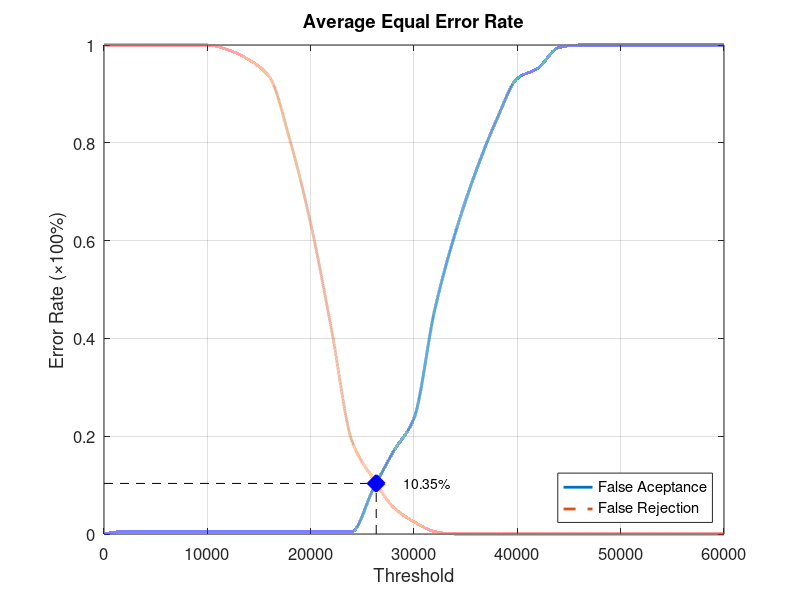
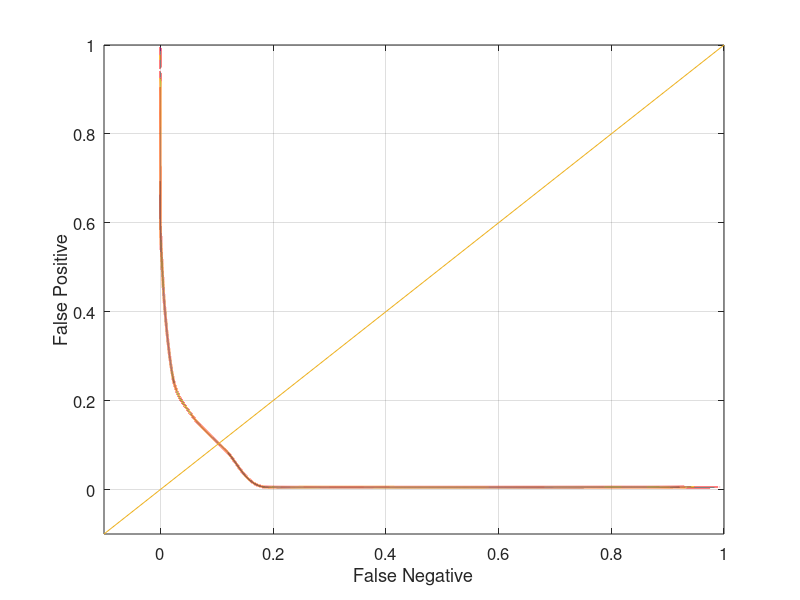

Write the MATLAB code that produced these figures, in order.
function yEER = Database1_3
close all;
clear;
clc;
x = 0:2000:60000;
xq = 0:0.5:60000;

y0 = [0 0.00526316 0.00526316 0.00526316 0.00526316 0.00526316 0.00526316 0.00526316 0.00526316 0.00526316 0.00526316 0.00526316 0.00526316 0.0894737 0.168421 0.236842 0.457895 0.615789 0.742105 0.847368 0.931579 0.952632 0.994737 1 1 1 1 1 1 1 1];
yy0 = interp1(x, y0, xq, 'pchip');
y1 = [1 1 1 1 1 1 0.99 0.97 0.935 0.805 0.635 0.42 0.19 0.115 0.055 0.025 0.005 0 0 0 0 0 0 0 0 0 0 0 0 0 0];
yy1 = interp1(x, y1, xq, 'pchip');

% Calculating EER: 
y2 = abs(y0 - y1);
find(y2 == min(y2))
yy2 = abs(yy0 - yy1);
xEER = find(yy2 == min(yy2));
xEERIndex = xq(xEER) % X-axis EER
yEER = yy0(xEER) % Y-axis EER

main = figure
plot(xq, yy0,'-','LineWidth', 2);	hold on
plot(xq, yy1,'--','LineWidth', 2);	hold on
plot([xEERIndex xEERIndex], [0 yEER], 'k--');	hold on
plot([0 xEERIndex], [yEER yEER], 'k--');	hold on
plot(xEERIndex, yEER, 'bx', 'LineWidth', 10);	hold on
text(xEERIndex + 10 * xEERIndex / 100, yEER, [num2str(round((10000 * yEER)) / 100) '%'])
legend('False Aceptance', 'False Rejection', 'Location', 'SouthEast')
xlabel('Threshold')
ylabel('Error Rate (\times100%)')
title('Average Equal Error Rate')
set(gca, 'FontSize', 12)
axis([0 60000 0 1])
grid on

print(main, 'Database1_3Main', '-dpng');
FNRxFPR = figure('Color', [1 1 1]);
plot(yy1, yy0, '-', yy1, yy0, 'LineWidth', 2);
hold on
y = -0.1:0.1:1
plot(y, y); 
set(gca, 'FontSize', 12)
xlabel('False Negative')
ylabel('False Positive')
axis([-0.1 1 -0.1 1])
set(gca, 'FontSize', 12)
grid on

print(FNRxFPR, 'Database1_3FNRxFPR','-dpng');
end
